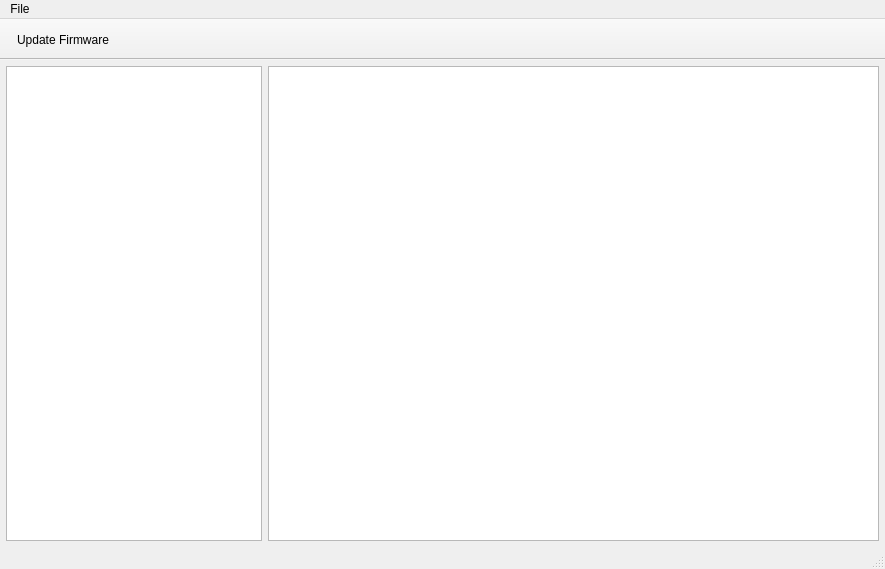
<?xml version="1.0" encoding="UTF-8"?>
<ui version="4.0">
 <class>RCO_View</class>
 <widget class="QMainWindow" name="RCO_View">
  <property name="geometry">
   <rect>
    <x>0</x>
    <y>0</y>
    <width>885</width>
    <height>569</height>
   </rect>
  </property>
  <property name="windowTitle">
   <string>RCO View</string>
  </property>
  <property name="windowIcon">
   <iconset resource="../icons/resources.qrc">
    <normaloff>:/icons/rco_view.icns</normaloff>:/icons/rco_view.icns</iconset>
  </property>
  <widget class="QWidget" name="centralwidget">
   <layout class="QHBoxLayout" name="horizontalLayout">
    <property name="spacing">
     <number>6</number>
    </property>
    <property name="leftMargin">
     <number>6</number>
    </property>
    <property name="topMargin">
     <number>6</number>
    </property>
    <property name="rightMargin">
     <number>6</number>
    </property>
    <property name="bottomMargin">
     <number>6</number>
    </property>
    <item>
     <widget class="QTableView" name="tableView">
      <property name="sizePolicy">
       <sizepolicy hsizetype="Preferred" vsizetype="Expanding">
        <horstretch>0</horstretch>
        <verstretch>0</verstretch>
       </sizepolicy>
      </property>
     </widget>
    </item>
    <item>
     <widget class="QTextEdit" name="textEdit">
      <property name="sizePolicy">
       <sizepolicy hsizetype="MinimumExpanding" vsizetype="Expanding">
        <horstretch>0</horstretch>
        <verstretch>0</verstretch>
       </sizepolicy>
      </property>
     </widget>
    </item>
   </layout>
  </widget>
  <widget class="QStatusBar" name="statusbar"/>
  <widget class="QToolBar" name="toolBar">
   <property name="windowTitle">
    <string>toolBar</string>
   </property>
   <property name="styleSheet">
    <string notr="true">QToolBar{
  padding: 10px;
  spacing: 3px;
}</string>
   </property>
   <property name="movable">
    <bool>false</bool>
   </property>
   <property name="iconSize">
    <size>
     <width>32</width>
     <height>32</height>
    </size>
   </property>
   <property name="toolButtonStyle">
    <enum>Qt::ToolButtonTextUnderIcon</enum>
   </property>
   <property name="floatable">
    <bool>false</bool>
   </property>
   <attribute name="toolBarArea">
    <enum>TopToolBarArea</enum>
   </attribute>
   <attribute name="toolBarBreak">
    <bool>false</bool>
   </attribute>
   <addaction name="actionUpdate_Firmware"/>
  </widget>
  <widget class="QMenuBar" name="menuBar">
   <property name="geometry">
    <rect>
     <x>0</x>
     <y>0</y>
     <width>885</width>
     <height>22</height>
    </rect>
   </property>
   <widget class="QMenu" name="menuFile">
    <property name="title">
     <string>File</string>
    </property>
    <addaction name="actionClose"/>
   </widget>
   <addaction name="menuFile"/>
  </widget>
  <action name="actionUpdate_Firmware">
   <property name="icon">
    <iconset resource="../icons/resources.qrc">
     <normaloff>:/icons/update_firmware.png</normaloff>:/icons/update_firmware.png</iconset>
   </property>
   <property name="text">
    <string>Update Firmware</string>
   </property>
   <property name="toolTip">
    <string>Send new firmware to the selected monitor program</string>
   </property>
  </action>
  <action name="actionClose">
   <property name="text">
    <string>Close</string>
   </property>
  </action>
 </widget>
 <resources>
  <include location="../icons/resources.qrc"/>
 </resources>
 <connections/>
</ui>
